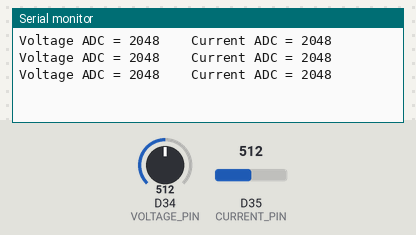
The sketch below on a simulated Arduino Due. Shown: the last lines printed to the serial monitor. The test bench sets the inputs (shaded band); at power-on: D34 (VOLTAGE_PIN) = 512, D35 (CURRENT_PIN) = 512 (analog values on the 0–1023 scale).

Above: at 1.3 s.
1.4 s: D34 (VOLTAGE_PIN) set to 716
At 1.9 s:
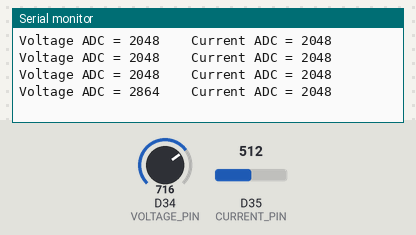
2.9 s: D35 (CURRENT_PIN) set to 716
At 3.4 s:
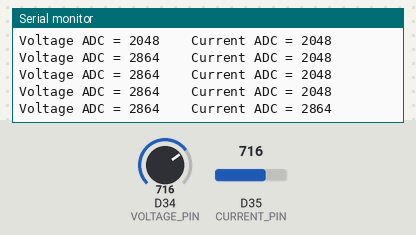
4.4 s: D34 (VOLTAGE_PIN) set to 900
At 4.9 s:
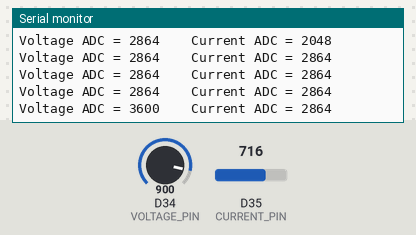
5.9 s: D35 (CURRENT_PIN) set to 900
At 6.4 s:
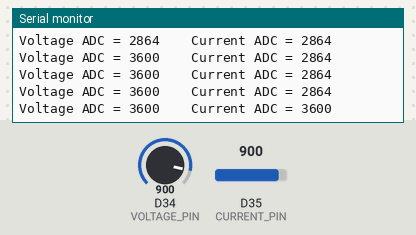
Timing chart, 0 to 8.4 s (numbered marks = the images above; inputs shaded):
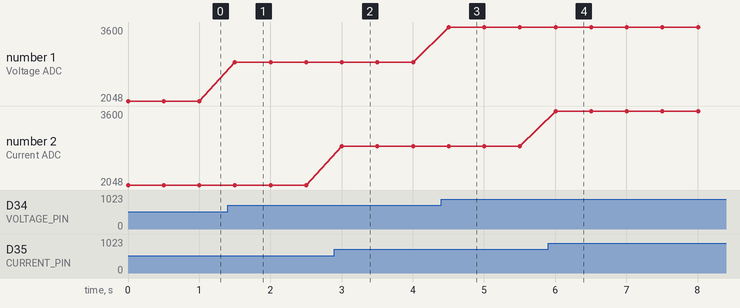

Measured:
- after the input at 1.4 s, the serial monitor: prints a new line after 0.10 s (image 1)
- after the input at 2.9 s, the serial monitor: prints a new line after 0.10 s (image 2)
- after the input at 4.4 s, the serial monitor: prints a new line after 0.10 s (image 3)
- after the input at 5.9 s, the serial monitor: prints a new line after 0.11 s (image 4)
- plotted number 1: 2048 → 2864 after the input at 1.4 s, 2864 → 3600 after the input at 4.4 s

The sketch:

testcode5.ino
```cpp
#define VOLTAGE_PIN 34
#define CURRENT_PIN 35

void setup() {
  Serial.begin(115200);
  analogReadResolution(12);
}

void loop() {
  int voltage = analogRead(VOLTAGE_PIN);
  int current = analogRead(CURRENT_PIN);

  Serial.print("Voltage ADC = ");
  Serial.print(voltage);

  Serial.print("    Current ADC = ");
  Serial.println(current);

  delay(500);
}
```
